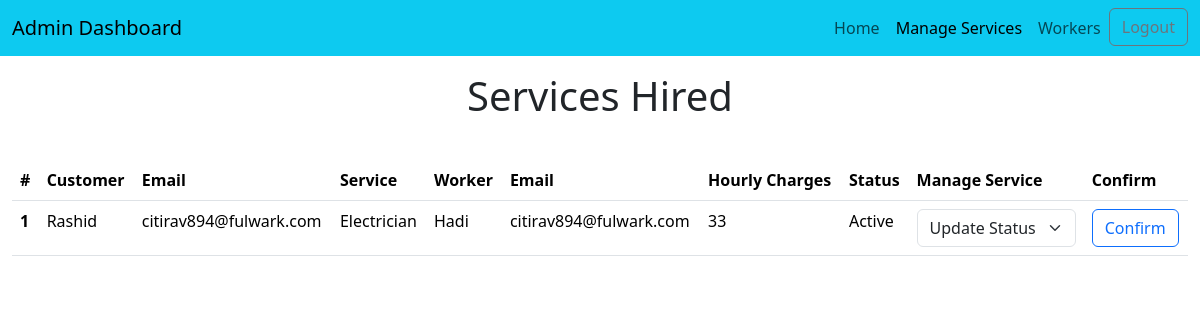
Screenshot of /Skillhub/services.php (signed in) with the database file from the repository.
### tables this page shows
CREATE TABLE IF NOT EXISTS `services` (
  `svc_id` int(11) NOT NULL AUTO_INCREMENT,
  `u_id` int(11) NOT NULL,
  `w_id` int(11) NOT NULL,
  `service_status` int(11) NOT NULL,
  PRIMARY KEY (`svc_id`),
  KEY `u_id` (`u_id`),
  KEY `w_id` (`w_id`)
);

CREATE TABLE IF NOT EXISTS `users` (
  `u_id` int(11) NOT NULL AUTO_INCREMENT,
  `firstname` varchar(255) NOT NULL,
  `lastname` varchar(255) NOT NULL,
  `email` varchar(255) NOT NULL,
  `password` varchar(255) NOT NULL,
  `u_activate` int(11) NOT NULL,
  `u_role` varchar(255) NOT NULL,
  PRIMARY KEY (`u_id`)
);

CREATE TABLE IF NOT EXISTS `workers` (
  `w_id` int(11) NOT NULL AUTO_INCREMENT,
  `name` varchar(255) NOT NULL,
  `nic` varchar(255) NOT NULL,
  `profession` varchar(255) NOT NULL,
  `experience` varchar(255) NOT NULL,
  `chargers` varchar(255) NOT NULL,
  `available_time` varchar(255) NOT NULL,
  `email` varchar(255) NOT NULL,
  `password` varchar(255) NOT NULL,
  `profile_image` varchar(255) NOT NULL,
  `worker_activity` int(6) NOT NULL,
  PRIMARY KEY (`w_id`)
);

### Skillhub/services.php (the view, shortened to what this page needs)
<?php
include "connection.php";
?>
<!DOCTYPE html>
<html lang="en">
<head>
    <?php include "header.php"; ?>
</head>
<body>
    <nav class="navbar navbar-expand-lg navbar-light bg-info">
        <div class="container-fluid">
            <a class="navbar-brand" href="#">Admin Dashboard</a>
            <div class="collapse navbar-collapse" id="navbarNav">
                <ul class="navbar-nav  ms-auto">
                    <li class="nav-item">
                        <a class="nav-link " href="dashboard.php">Home</a>
                    </li>
                    <li class="nav-item">
                        <a class="nav-link active" href="services.php">Manage Services</a>
                    </li>
                    <li class="nav-item">
                        <a class="nav-link" href="workers.php">Workers</a>
                    </li>
                    <li class="nav-item">
                        <a class="btn btn-outline-secondary" href="customer_logout.php?userid">Logout</a>
                    </li>
                </ul>
            </div>
        </div>
    </nav>
    <div class="container-fluid">
        <h1 class="text-center my-3 ">Services Hired</h1>
        <div class="table-responsive">
            <table class="table my-4">
                <thead>
                    <tr>
                        <th scope="col">#</th>
                        <th scope="col">Customer</th>
                        <th scope="col">Email</th>
                        <th scope="col">Service</th>
                        <th scope="col">Worker</th>
                        <th scope="col">Email</th>
                        <th scope="col">Hourly Charges</th>
                        <th scope="col">Status</th>
                        <th scope="col">Manage Service</th>
                        <th scope="col">Confirm</th>
                    </tr>
                </thead>
                <tbody class="">
                    <?php
                    $m = 1;
                    $service_query = mysqli_query($con, "SELECT * FROM `services` JOIN users ON services.u_id=users.u_id JOIN workers ON services.w_id=workers.w_id");
                    if (mysqli_num_rows($service_query) > 0) {
                        while ($service_row = mysqli_fetch_array($service_query)) {
                            $svc_id = $service_row['svc_id'];
                            $firstname = $service_row['firstname'];
                            $email1 = $service_row['email'];
                            $profession = $service_row['profession'];
                            $name = $service_row['name'];
                            $chargers = $service_row['chargers'];
                            $email2 = $service_row['email'];
                            $service_status = $service_row['service_status'];
                    ?>
                            <tr>
                                <th><?php if (isset($m)) {
                                        echo $m;
                                    } ?></th>
                                <td><?php if (isset($firstname)) {
                                        echo $firstname;
                                    } ?></td>
                                <td><?php if (isset($email1)) {
                                        echo $email1;
                                    } ?></td>
                                <td><?php if (isset($profession)) {
                                        echo $profession;
                                    } ?></td>
                                <td><?php if (isset($name)) {
                                        echo $name;
                                    } ?></td>
                                <td><?php if (isset($email2)) {
                                        echo $email2;
                                    } ?></td>
                                <td><?php if (isset($chargers)) {
                                        echo $chargers;
                                    } ?></td>
                                <td><?php if ($service_status == '1') {
                                        echo "Active";
                                    }
                                    if ($service_status == '0') {
                                        echo "Cancel / Pending ";
                                    } ?></td>
                                <td>
                                    <form action="" method="post">
                                        <select class="form-select" name="status_update">
                                            <option>Update Status</option>
                                        </select>
                                </td>
                                <td>
                                    <button class="btn btn-outline-primary" type="submit" name="Update" value="<?php echo $svc_id; ?>">Confirm</button>
                                </td>
                            </tr>
                        <?php
                            $m++;
                        }
                    } else {
                        ?>
                        <tr class="table-danger">
                            <td class="text-center" colspan="8">No Customer!</td>
                        </tr>
                    <?php
                    }
                    ?>
                </tbody>
            </table>
        </div>
    </div>
</body>
</html>

### rows the page displays
services: u.firstname "Rashid", w.email "citirav894@fulwark.com", w.profession "Electrician", w.name "Hadi", w.chargers "33", service_status "Active"
